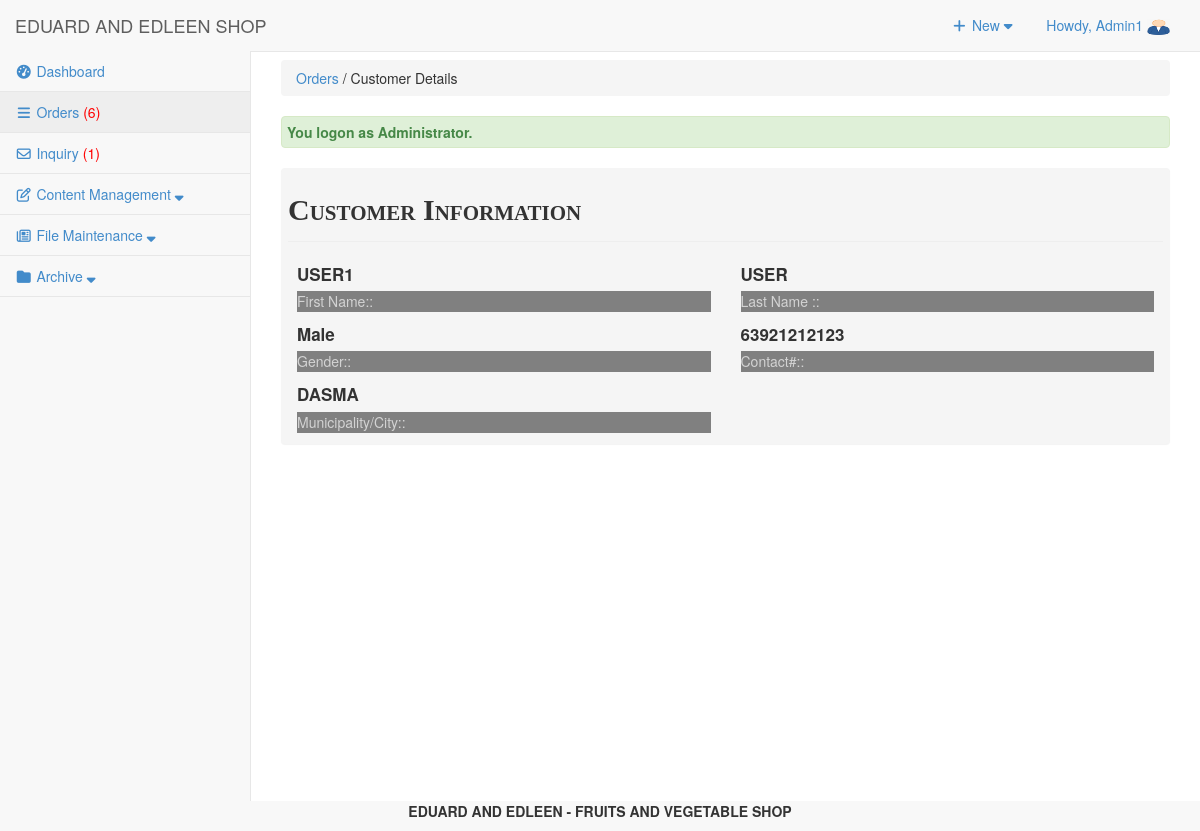
Page /admin/orders/index.php?view=customerdetails&customerid=19 (signed in) on the committed database.
### tables this page shows
CREATE TABLE `tbluseraccount` (
  `USERID` int(11) NOT NULL,
  `U_NAME` varchar(122) NOT NULL,
  `U_USERNAME` varchar(122) NOT NULL,
  `U_PASS` varchar(122) NOT NULL,
  `U_ROLE` varchar(30) NOT NULL,
  `USERIMAGE` varchar(255) NOT NULL,
  `U_STATUS` varchar(255) NOT NULL DEFAULT 'Active'
);

CREATE TABLE `tblcustomer` (
  `CUSTOMERID` int(11) NOT NULL,
  `FNAME` varchar(30) NOT NULL,
  `LNAME` varchar(30) NOT NULL,
  `MNAME` varchar(30) NOT NULL,
  `CUSHOMENUM` varchar(90) NOT NULL,
  `STREETADD` text NOT NULL,
  `BRGYADD` text NOT NULL,
  `CITYADD` text NOT NULL,
  `PROVINCE` varchar(80) NOT NULL,
  `COUNTRY` varchar(30) NOT NULL,
  `DBIRTH` date NOT NULL,
  `GENDER` varchar(10) NOT NULL,
  `PHONE` varchar(20) NOT NULL,
  `EMAILADD` varchar(40) NOT NULL,
  `ZIPCODE` int(6) NOT NULL,
  `CUSUNAME` varchar(20) NOT NULL,
  `CUSPASS` varchar(90) NOT NULL,
  `CUSPHOTO` varchar(255) NOT NULL,
  `TERMS` tinyint(4) NOT NULL,
  `DATEJOIN` date NOT NULL
);

### admin/orders/index.php (called while the page is built, shortened)
<?php
require_once("../../include/initialize.php");
$view = (isset($_GET['view']) && $_GET['view'] != '') ? $_GET['view'] : '';
 $title="Orders";
 $header=$view;
switch ($view) {
	case 'customerdetails' :
	 	$header = "Customer Details";
		break;
}
require_once ("../theme/templates.php");
?>

### include/database.php (called while the page is built, shortened)
<?php
class Database {
	var $sql_string = '';
	private $conn;
	public function open_connection() {
		$this->conn = mysqli_connect(server,user,pass);
		if(!$this->conn){
			echo "Problem in database connection! Contact administrator!";
			exit();
		}else{
			$db_select = mysqli_select_db($this->conn,database_name);
		}
	}
	function setQuery($sql='') {
		$this->sql_string=$sql;
	}
	function executeQuery() {
		$result = mysqli_query($this->conn,$this->sql_string);
		return $result;
	}
	private function confirm_query($result) {
		return $result;
	}
	function loadSingleResult() {
		$cur = $this->executeQuery();
		while ($row = mysqli_fetch_object($cur)) {
		return $data = $row;
		}
	}
	public function num_rows($result_set) {
		return mysqli_num_rows($result_set);
	}
}
$mydb = new Database();
?>

### include/accounts.php (called while the page is built, shortened)
<?php
require_once(LIB_PATH.DS.'database.php');
class User {
	protected static  $tblname = "tbluseraccount";
	function single_user($id=""){
			global $mydb;
			$mydb->setQuery("SELECT * FROM ".self::$tblname."
				Where USERID= '{$id}' LIMIT 1");
			$cur = $mydb->loadSingleResult();
			return $cur;
	}
}
?>

### include/customers.php (called while the page is built, shortened)
<?php
require_once(LIB_PATH.DS.'database.php');
class Customer {
	protected static  $tblname = "tblcustomer";
	function single_customer($id=""){
			global $mydb;
			$mydb->setQuery("SELECT * FROM ".self::$tblname."
				Where CUSTOMERID= {$id} LIMIT 1");
			$cur = $mydb->loadSingleResult();
			return $cur;
	}
}
?>

### admin/orders/customerdetail.php (the view, shortened to what this page needs)
 <?php
  $customer = New customer;
  $res = $customer->single_customer($_GET['customerid']);
  ?>
<div class="col-md-12 Cus-info">
<div class="header">Customer Information</div>
  <div class="row">
    <div class="col-md-12">
        <div class="col-md-6">
            <label><?php echo $res->FNAME; ?></label>
             <p>First Name::</p>
        </div>
        <div class="col-md-6">
               <label><?php echo $res->LNAME; ?> </label>
              <p>Last Name ::</p>
        </div>
    </div>
    <div class="col-md-12">
        <div class="col-md-6">
          <label><?php echo $res->GENDER; ?></label>
            <p>Gender::</p>
        </div>
        <div class="col-md-6">
          <label><?php echo $res->PHONE; ?></label>
           <p>Contact#::</p>
        </div>
    </div>
     <div class="col-md-12">
        <div class="col-md-6">
           <label><?php echo $res->CITYADD; ?></label>
               <p>Municipality/City::</p>
        </div>
    </div>
  </div>
</div>

### admin/theme/templates.php (shortened to what this page needs)
<!DOCTYPE html>
<html lang="en">
<head>
<link href="<?php echo web_root; ?>admin/css/bootstrap.min.css" rel="stylesheet">
<link href="<?php echo web_root; ?>admin/css/metisMenu.min.css" rel="stylesheet">
<link href="<?php echo web_root; ?>admin/css/timeline.css" rel="stylesheet">
<link href="<?php echo web_root; ?>admin/css/sb-admin-2.css" rel="stylesheet">
<link href="<?php echo web_root; ?>admin/font/css/font-awesome.min.css" rel="stylesheet" type="text/css">
<link href="<?php echo web_root; ?>admin/font/font-awesome.min.css" rel="stylesheet" type="text/css">
<link href="<?php echo web_root; ?>admin/css/dataTables.bootstrap.css" rel="stylesheet">
<link href="<?php echo web_root; ?>css/bootstrap-datetimepicker.min.css" rel="stylesheet" media="screen">
<link href="<?php echo web_root; ?>css/datepicker.css" rel="stylesheet" media="screen">
<link href="<?php echo web_root; ?>admin/css/costum.css" rel="stylesheet">
<link href="<?php echo web_root; ?>admin/css/ekko-lightbox.css" rel="stylesheet">
</head>
  <?php
    $query = "SELECT * FROM tblsummary WHERE ORDEREDSTATS = 'Pending'";
    $mydb->setQuery($query);
    $cur = $mydb->executeQuery();
    $rowscount = $mydb->num_rows($cur);
    $res = isset($rowscount)? $rowscount : 0;
    if($res>0){
    $order = '<span style="color:red;">('.$res.')</span>';
    }else{
        $order = '<span> ('.$res.')</span>';
    }
    $query = "SELECT * FROM tblinquiry WHERE INQSTATUS = 'NEW'";
    $mydb->setQuery($query);
    $cur = $mydb->executeQuery();
    $rowscount = $mydb->num_rows($cur);
    $res = isset($rowscount)? $rowscount : 0;
    if($res>0){
    $inquiry = '<span style="color:red;">('.$res.')</span>';
    }else{
        $inquiry = '<span> ('.$res.')</span>';
    }
?>
<body>
   <div id="wrapper">
        <nav class="navbar navbar-default navbar-static-top  " role="navigation" style="margin-bottom: 0">
            <div class="navbar-header">
                 <a class="navbar-brand"  href="<?php echo web_root; ?>admin/index.php" >EDUARD AND EDLEEN SHOP</a>
            </div>
            <ul class="nav navbar-top-links navbar-right">
                 <li class="dropdown">
                    <a class="dropdown-toggle" data-toggle="dropdown" href="#">
                        <i class="fa fa-plus fa-fw"></i> New  <i class="fa fa-caret-down"></i>
                    </a>
                </li>
<?php
 $user = New User();
$singleuser = $user->single_user($_SESSION['USERID']);
?>
                <li class="dropdown">
                    <a class="dropdown-toggle" data-toggle="dropdown" href="#">
                        Howdy, <?php echo $_SESSION['U_NAME']; ?> <img title="profile image" width="23px" height="17px" src="<?php echo web_root.'admin/user/'.$singleuser ->USERIMAGE ?>">
                    </a>
                </li>
            </ul>
            <div class="navbar-default sidebar" role="navigation">
                <div class="sidebar-nav navbar-collapse">
                    <ul class="nav" id="side-menu">
                        <li>
                             <a href="<?php echo web_root; ?>admin/dashboard/"><i class="fa fa-tachometer fa-fw"></i>  Dashboard </a>
                        </li>
                        <li>
                             <a href="<?php echo web_root; ?>admin/orders/" ><i class="fa fa-reorder fa-fw"></i>  Orders <?php echo $order; ?></a>
                        </li>
                        <li>
                             <a href="<?php echo web_root; ?>admin/inquiry/" ><i class="fa fa-envelope-o fa-fw"></i>  Inquiry <?php echo $inquiry; ?></a>
                        </li>
                        <li class="nav-item">
                            <a class="nav-link" data-toggle="collapse" href="#collapseExample1" aria-expanded="false" aria-controls="collapseExample">
                                <i class="fa fa-pencil-square-o fa-fw"></i><span class="menu-title"> Content Management <i class="fa fa-sort-down"></i></span>
                            </a>
                        </li>
                        <li class="nav-item">
                            <a class="nav-link" data-toggle="collapse" href="#collapseExample3" aria-expanded="false" aria-controls="collapseExample">
                                <i class="fa fa-newspaper-o fa-fw"></i><span class="menu-title"> File Maintenance <i class="fa fa-sort-down"></i></span>
                            </a>
                        </li>
                        <?php if ($_SESSION['U_ROLE']=='Administrator') {
                        ?>
                        <li class="nav-item">
                            <a class="nav-link" data-toggle="collapse" href="#collapseExample2" aria-expanded="false" aria-controls="collapseExample">
                                <i class="fa fa-folder fa-fw"></i><span class="menu-title"> Archive <i class="fa fa-sort-down"></i></span>
                            </a>
                        </li>
                 <?php }  ?>
                    </ul>
                </div>
            </div>
        </nav>
  <div id="page-wrapper">
            <div class="row" >
                <div class="col-lg-12">
                    <?php
                    if ($title<>'Dashboard'){
                       echo   '<p class="breadcrumb" style="margin-top: 8px;">
                        <a href="index.php" title="'. $title.'" >'. $title.'</a>
                        '.(isset($header) ? ' / '. $header : '').'  </p>'  ;
                    } ?>
                  <?php require_once $content; ?>
                </div>
            </div>
        </div>
    </div>
</body>
      <footer><p  style="text-align: center;font-weight: bold;"> EDUARD AND EDLEEN - FRUITS AND VEGETABLE SHOP </p></footer>
</html>

### admin/css/sb-admin-2.css (style rules this page uses)
body { background-color: #f8f8f8; }
#wrapper { width: 100%; }
#page-wrapper { padding: 0 15px; min-height: 568px; background-color: #fff; }
@media (min-width:768px) { #page-wrapper { position: inherit; margin: 0 0 0 250px; padding: 0 30px; border-left: 1px solid #e7e7e7; } }
.navbar-top-links { margin-right: 0; }
.navbar-top-links li { display: inline-block; }
.navbar-top-links li:last-child { margin-right: 15px; }
.navbar-top-links li a { padding: 15px; min-height: 50px; }
.sidebar .sidebar-nav.navbar-collapse { padding-right: 0; padding-left: 0; }
.sidebar ul li { border-bottom: 1px solid #e7e7e7; }
.sidebar ul li a.active { background-color: #eee; }
@media (min-width:768px) { .sidebar { z-index: 1; position: absolute; width: 250px; margin-top: 51px; } }

### admin/orders/customerdetail.php (style rules this page uses)
.Cus-info { max-width: 100%; margin-bottom: 20px; background-color: #f5f5f5; border: 1px solid transparent; border-radius: 4px; -webkit-box-shadow: 0 1px 1px rgba(0, 0, 0, 0.05); box-shadow: 0 1px 1px rgba(0, 0, 0, 0.05); }
.Cus-info .header { padding-bottom: 9px; margin: 20px 6px 20px; border-bottom: 1px solid #eeeeee; font-size: 30px; font-weight: bold; font-variant: small-caps; font-family: arial black; }
.Cus-info p { border-bottom: solid 1px gray; width:100%; font-style: bold 1px; color: lightgray ; background-color: gray; }
.Cus-info label { font-size: 17px; font-weight: bold; }
@media (min-width: 768px) { .Cus-info { position: inherit; padding: 0; margin: 0; vertical-align: center; } }

### rows in the picture
tbluseraccount: USERIMAGE (picture)
tblcustomer: FNAME "USER1", LNAME "USER", GENDER "Male", PHONE "63921212123", CITYADD "DASMA"

### other values in the picture
$_SESSION['U_NAME'] "Admin1"
$res "6"
$res "1"
$title "Orders"
$header "Customer Details"
$_SESSION['message'] "You logon as Administrator."
